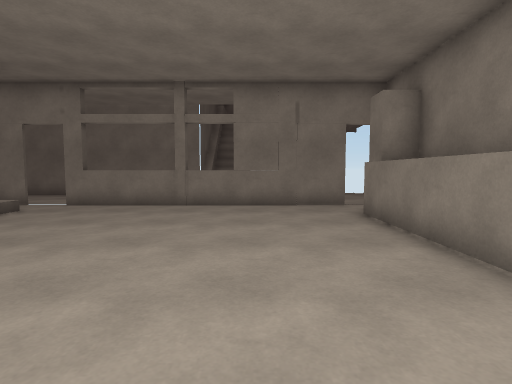
[1] (above)

12 first-person views from a walk through a Unity game level. The camera is 1.2 m above the floor, tilts 4° down and sees 80° across. The floor is counted in squares, 1 m on a side. Each view is taken from the middle of a square. On the plan, view 1 faces up. The plan holds only what a view shows up to about 13 squares ahead; the rest is blank. The place goes on beyond the plan. The player character is not drawn. Surface patterns are stand-ins for the level's own textures.

[2]
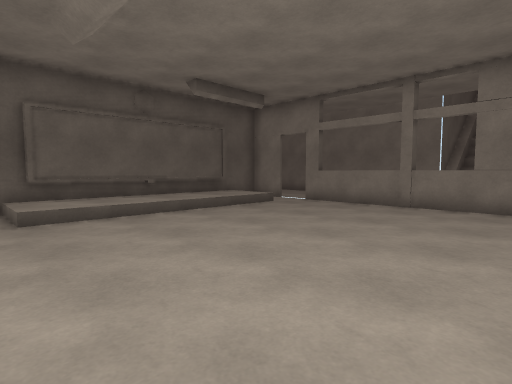

[3]
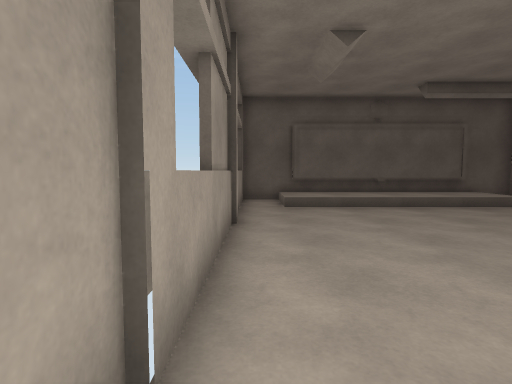

[4]
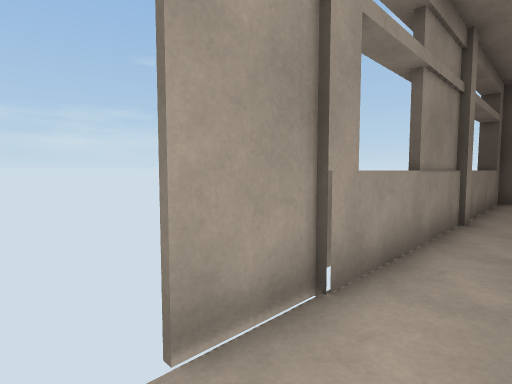

[5]
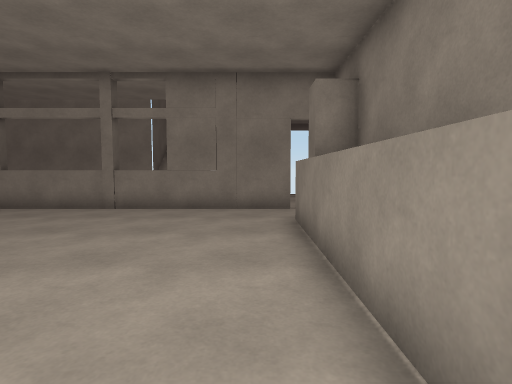

[6]
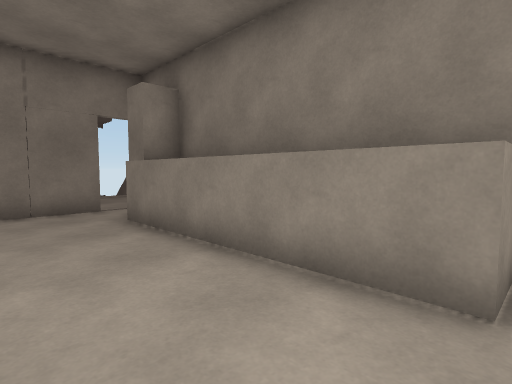

[7]
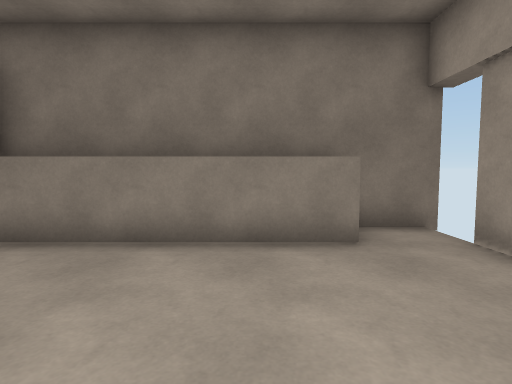

[8]
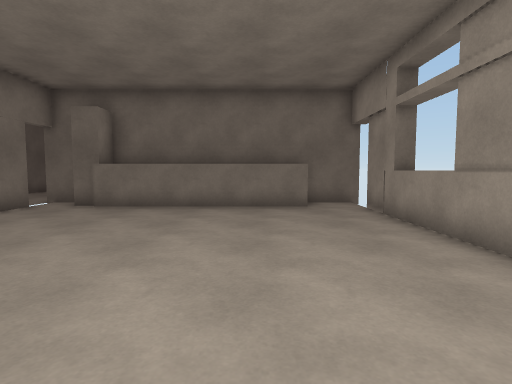

[9]
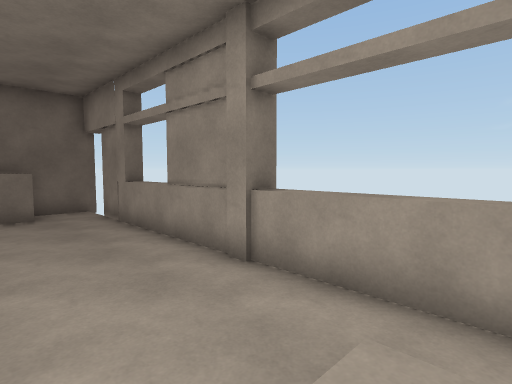

[10]
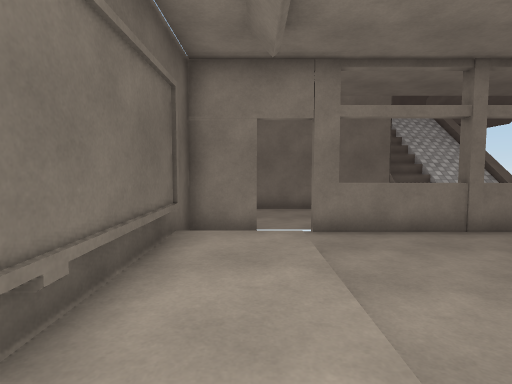

[11]
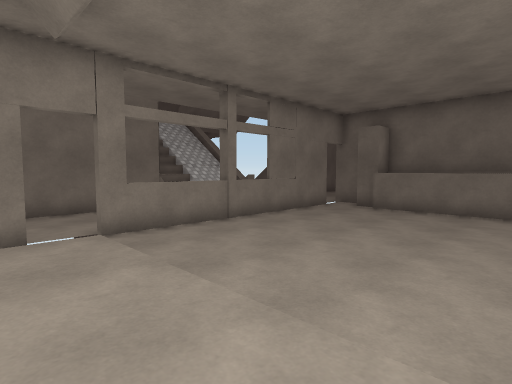

[12]
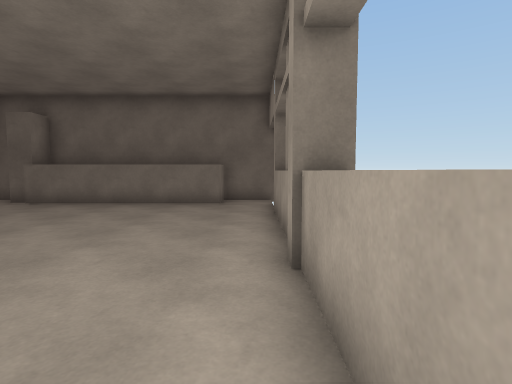

### Floor plan
Key: @ floor where view 1 was taken; # wall or solid block; x gap in a wall; . main floor; : floor 0.25 m higher than the main floor; / step, stairs or slope; ^ raised ledge; v drop or lower ground.
Columns run from 10 left of view 1 to 5 right of it. Each row starts with its distance up from view 1.
 11 v#x.#########x.v
 10 #..............#
  9 #///..........#
  8 #::/.........^^
  7 #::/.........^^
  6 #::/.........^^
  5 #::/.........^^
  4 #::/.........^^
  3 #::/.........^^
  2 #::/.........^^
  1 #///...........#
  0 #.........@....#
 -1 v^^^^^###^^##xv

Where each view was taken, in squares from view 1:
view 1: 0 up, 0 right, facing up
view 2: 0 up, 1 right, facing up-left
view 3: 0 up, 3 right, facing left
view 4: 1 up, 4 right, facing down-left
view 5: 1 up, 2 right, facing up
view 6: 1 up, 0 right, facing up-right
view 7: 3 up, 2 left, facing right
view 8: 3 up, 7 left, facing right
view 9: 3 up, 8 left, facing down-right
view 10: 3 up, 8 left, facing up
view 11: 3 up, 9 left, facing up-right
view 12: 0 up, 8 left, facing right
